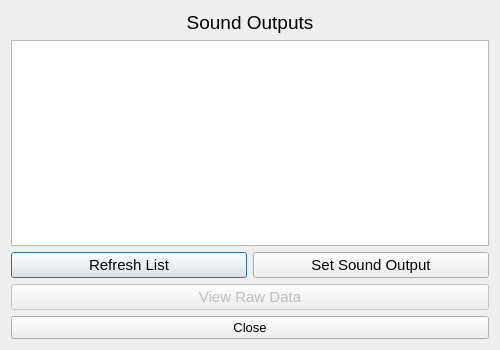
<?xml version="1.0" encoding="UTF-8"?>
<ui version="4.0">
 <class>soundOutput</class>
 <widget class="QDialog" name="soundOutput">
  <property name="geometry">
   <rect>
    <x>0</x>
    <y>0</y>
    <width>500</width>
    <height>350</height>
   </rect>
  </property>
  <property name="windowTitle">
   <string>Sound Outputs</string>
  </property>
  <layout class="QGridLayout" name="gridLayout">
   <item row="0" column="0">
    <widget class="QLabel" name="label_Main">
     <property name="font">
      <font>
       <pointsize>14</pointsize>
      </font>
     </property>
     <property name="text">
      <string>Sound Outputs</string>
     </property>
     <property name="alignment">
      <set>Qt::AlignCenter</set>
     </property>
    </widget>
   </item>
   <item row="1" column="0">
    <widget class="QListWidget" name="listWidget_Outputs">
     <property name="font">
      <font>
       <pointsize>12</pointsize>
      </font>
     </property>
    </widget>
   </item>
   <item row="2" column="0">
    <layout class="QGridLayout" name="gridLayout_Controls">
     <item row="0" column="0">
      <widget class="QPushButton" name="pushButton_Refresh">
       <property name="font">
        <font>
         <pointsize>11</pointsize>
        </font>
       </property>
       <property name="text">
        <string>Refresh List</string>
       </property>
      </widget>
     </item>
     <item row="0" column="1">
      <widget class="QPushButton" name="pushButton_Set">
       <property name="font">
        <font>
         <pointsize>11</pointsize>
        </font>
       </property>
       <property name="text">
        <string>Set Sound Output</string>
       </property>
      </widget>
     </item>
     <item row="1" column="0" colspan="2">
      <widget class="QPushButton" name="pushButton_ViewRaw">
       <property name="enabled">
        <bool>false</bool>
       </property>
       <property name="font">
        <font>
         <pointsize>11</pointsize>
        </font>
       </property>
       <property name="text">
        <string>View Raw Data</string>
       </property>
      </widget>
     </item>
    </layout>
   </item>
   <item row="3" column="0">
    <widget class="QPushButton" name="pushButton_Close">
     <property name="font">
      <font>
       <pointsize>10</pointsize>
      </font>
     </property>
     <property name="text">
      <string>Close</string>
     </property>
    </widget>
   </item>
  </layout>
 </widget>
 <resources/>
 <connections/>
</ui>
